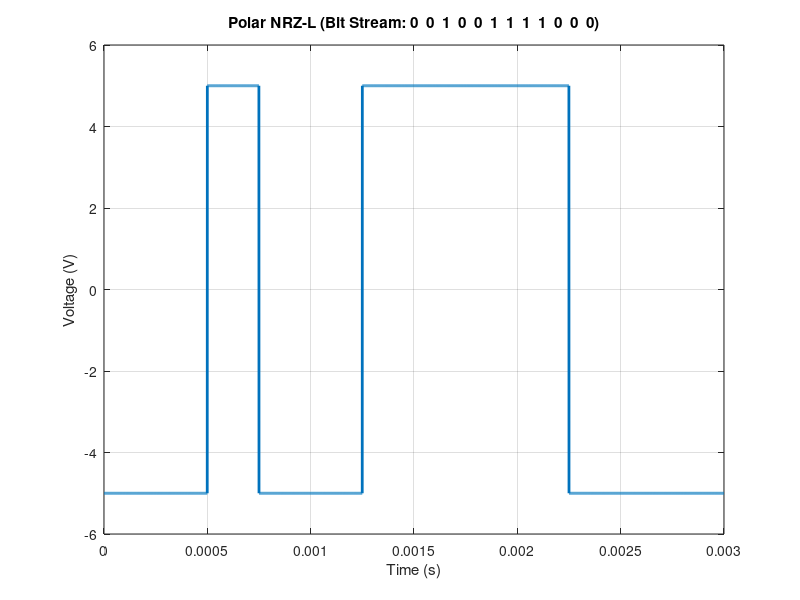

MATLAB code for this plot:
function [t, sig] = polar_nrz_l(bit_stream, bit_rate, amplitude)

    % --- Default Values (??? ??????? ????? ????? ??? ??? ???) ---
    if nargin < 3
        % ????? ID ???? ??????? ?????? ??? ???????
        bit_stream = [0 0 1 0 0 1 1 1 1 0 0 0]; 
        bit_rate = 4000; % 4 kbps
        amplitude = 5;
    end
    
    samples_per_bit = 500;
    Tb = 1 / bit_rate;
    fs = samples_per_bit / Tb;
    no_bits = length(bit_stream);
    
    t = 0:1/fs:(no_bits * Tb) - (1/fs);
    sig = zeros(1, length(t));
    
    for i = 1:no_bits
        start_index = (i - 1) * samples_per_bit + 1;
        end_index = i * samples_per_bit;
        
        if bit_stream(i) == 1
            sig(start_index:end_index) = amplitude; % +V for '1'
        else
            sig(start_index:end_index) = -amplitude; % -V for '0'
        end
    end

    % --- Plotting (????????? ??? ???? ????) ---
    figure;
    plot(t, sig, 'LineWidth', 2);
    title(['Polar NRZ-L (Bit Stream: ', num2str(bit_stream), ')']);
    xlabel('Time (s)');
    ylabel('Voltage (V)');
    ylim([-amplitude*1.2 amplitude*1.2]);
    grid on;
end
